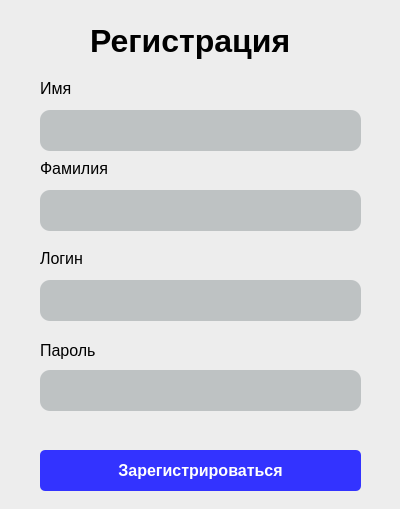
<?xml version="1.0" encoding="UTF-8"?>
<ui version="4.0">
 <class>Form</class>
 <widget class="QWidget" name="Form">
  <property name="geometry">
   <rect>
    <x>0</x>
    <y>0</y>
    <width>400</width>
    <height>509</height>
   </rect>
  </property>
  <property name="windowTitle">
   <string>Form</string>
  </property>
  <property name="styleSheet">
   <string notr="true">QWidget {
	background: rgb(237,237,237);
}</string>
  </property>
  <widget class="QLabel" name="reg_text">
   <property name="geometry">
    <rect>
     <x>90</x>
     <y>20</y>
     <width>231</width>
     <height>41</height>
    </rect>
   </property>
   <property name="styleSheet">
    <string notr="true">QLabel {
	color: black;
	font-weight: bold;
	font-size: 32px;
}</string>
   </property>
   <property name="text">
    <string>Регистрация</string>
   </property>
  </widget>
  <widget class="QLabel" name="name">
   <property name="geometry">
    <rect>
     <x>40</x>
     <y>80</y>
     <width>91</width>
     <height>16</height>
    </rect>
   </property>
   <property name="styleSheet">
    <string notr="true">QLabel {
	color: black;
	font-size: 16px;
}</string>
   </property>
   <property name="text">
    <string>Имя</string>
   </property>
  </widget>
  <widget class="QLabel" name="surname">
   <property name="geometry">
    <rect>
     <x>40</x>
     <y>160</y>
     <width>91</width>
     <height>16</height>
    </rect>
   </property>
   <property name="styleSheet">
    <string notr="true">QLabel {
	color: black;
	font-size: 16px;
}</string>
   </property>
   <property name="text">
    <string>Фамилия</string>
   </property>
  </widget>
  <widget class="QLabel" name="login">
   <property name="geometry">
    <rect>
     <x>40</x>
     <y>250</y>
     <width>91</width>
     <height>16</height>
    </rect>
   </property>
   <property name="styleSheet">
    <string notr="true">QLabel {
	color: black;
	font-size: 16px;
}</string>
   </property>
   <property name="text">
    <string>Логин</string>
   </property>
  </widget>
  <widget class="QLabel" name="password">
   <property name="geometry">
    <rect>
     <x>40</x>
     <y>340</y>
     <width>91</width>
     <height>21</height>
    </rect>
   </property>
   <property name="styleSheet">
    <string notr="true">QLabel {
	color: black;
	font-size: 16px;
}</string>
   </property>
   <property name="text">
    <string>Пароль</string>
   </property>
  </widget>
  <widget class="QLineEdit" name="input_name">
   <property name="geometry">
    <rect>
     <x>40</x>
     <y>110</y>
     <width>321</width>
     <height>41</height>
    </rect>
   </property>
   <property name="styleSheet">
    <string notr="true">QLineEdit {
	background: rgb(190,194,195);
	border-radius: 10px;
	font-size: 16px;
}</string>
   </property>
   <property name="text">
    <string/>
   </property>
  </widget>
  <widget class="QLineEdit" name="input_surname">
   <property name="geometry">
    <rect>
     <x>40</x>
     <y>190</y>
     <width>321</width>
     <height>41</height>
    </rect>
   </property>
   <property name="styleSheet">
    <string notr="true">QLineEdit {
	background: rgb(190,194,195);
	border-radius: 10px;
	font-size: 16px;
}</string>
   </property>
  </widget>
  <widget class="QLineEdit" name="input_login">
   <property name="geometry">
    <rect>
     <x>40</x>
     <y>280</y>
     <width>321</width>
     <height>41</height>
    </rect>
   </property>
   <property name="styleSheet">
    <string notr="true">QLineEdit {
	background: rgb(190,194,195);
	border-radius: 10px;
	font-size: 16px;
}</string>
   </property>
  </widget>
  <widget class="QLineEdit" name="input_password">
   <property name="geometry">
    <rect>
     <x>40</x>
     <y>370</y>
     <width>321</width>
     <height>41</height>
    </rect>
   </property>
   <property name="styleSheet">
    <string notr="true">QLineEdit {
	background: rgb(190,194,195);
	border-radius: 10px;
	font-size: 16px;
}</string>
   </property>
  </widget>
  <widget class="QPushButton" name="start_reg">
   <property name="geometry">
    <rect>
     <x>40</x>
     <y>450</y>
     <width>321</width>
     <height>41</height>
    </rect>
   </property>
   <property name="styleSheet">
    <string notr="true">QPushButton {
	color: white;
	background: rgb(51,51,255);
	border-radius: 5px;
	font-weight: bold;
	font-size: 16px;
}</string>
   </property>
   <property name="text">
    <string>Зарегистрироваться</string>
   </property>
  </widget>
  <widget class="QLabel" name="error_text">
   <property name="geometry">
    <rect>
     <x>10</x>
     <y>421</y>
     <width>381</width>
     <height>20</height>
    </rect>
   </property>
   <property name="styleSheet">
    <string notr="true">QLabel {
	color: red;
	font-size: 16px;
}</string>
   </property>
   <property name="text">
    <string/>
   </property>
   <property name="alignment">
    <set>Qt::AlignCenter</set>
   </property>
  </widget>
 </widget>
 <resources/>
 <connections/>
</ui>
